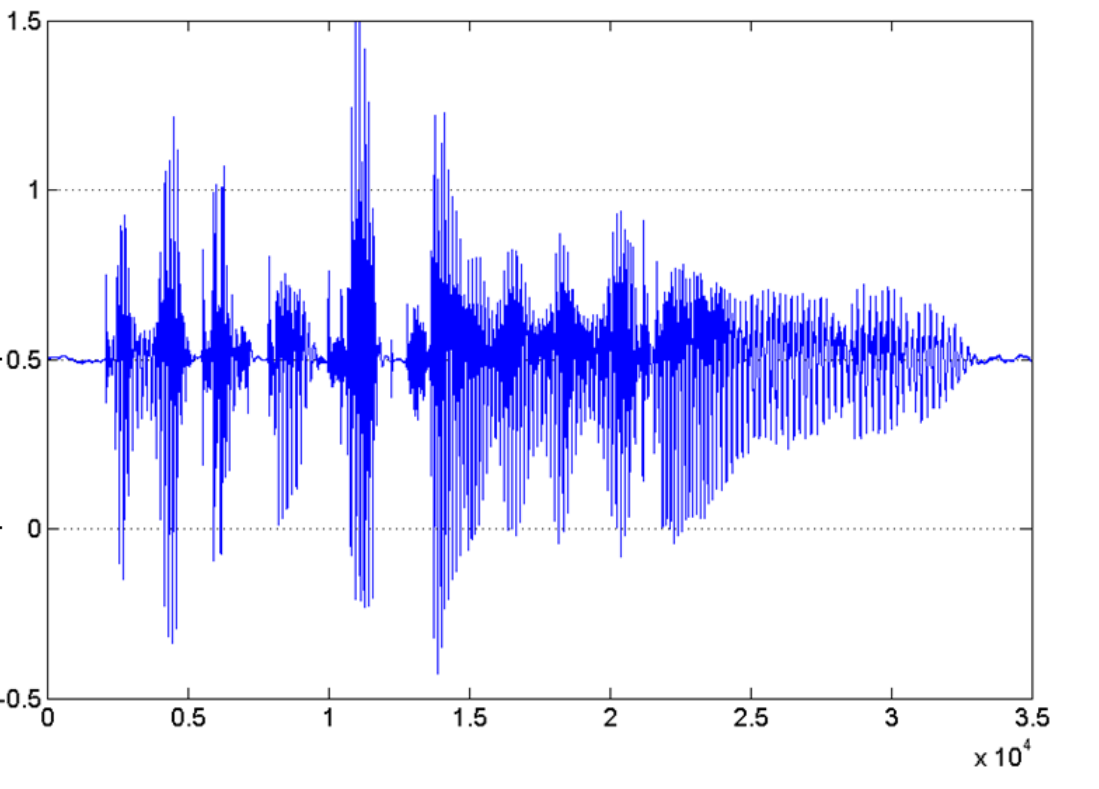
#> input picture img.PNG, 1099 x 789 px, found by its file name
$ jupyter execute --allow-errors Exp-5.ipynb
#> lines starting #> are read from the running program, lines starting #| are printed output that depends on the picture
## Aim:
1. To observe the frequency component of audio file using FFT.
2. To filter the low and high frequency components using LPF and HPF.

[cell 1]
import numpy as np
import matplotlib.pyplot as plt
from scipy import signal

fs = 1000 # sampling frequency

t = np.arange(1000)/fs
signala = np.sin(2*np.pi*100*t) # with frequency of 100
plt.figure(figsize=(14,4))
plt.plot(t,signala)
plt.title('Signal A')
plt.ylabel('Amplitude', color='r')
plt.xlabel('Frequency',color='r')
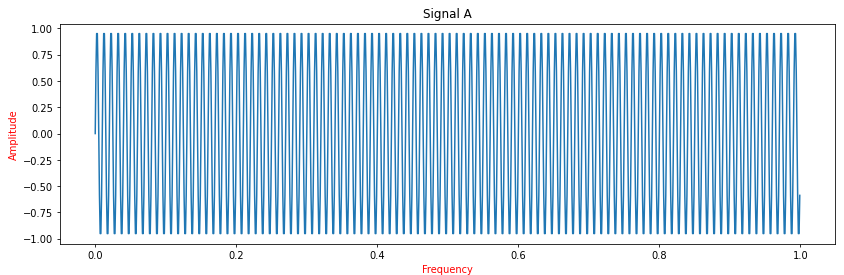
#> figure drawn by matplotlib, 1 panel; curve peaks at x = 0.953, y = 0.951

[cell 2]
f1 = abs(np.fft.fft(signala))
N=len(signala)
k=np.arange(0,N)
F=k*(fs/N)
plt.figure(figsize=(14,4))
plt.stem(F[:500],f1[:500])
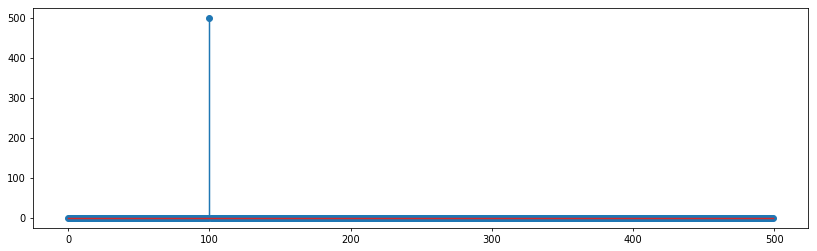
#> figure drawn by matplotlib, 1 panel; curve peaks at x = 100, y = 500

[cell 3]
signalb = np.sin(2*np.pi*20*t) # with frequency of 20
plt.figure(figsize=(14,4))
plt.plot(t,signalb)
plt.title('Signal B')
plt.ylabel('Amplitude', color='r')
plt.xlabel('Frequency',color='r')
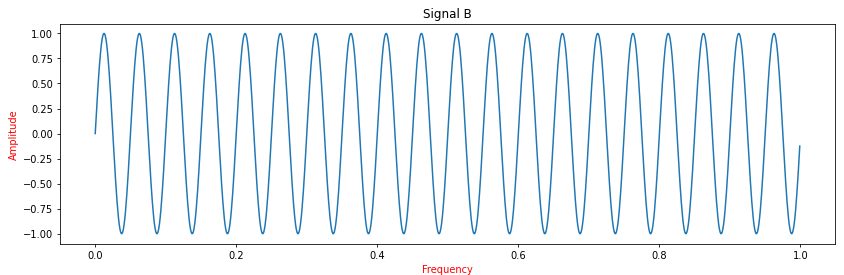
#> figure drawn by matplotlib, 1 panel; curve peaks at x = 0.963, y = 0.998

[cell 4]
f2 = abs(np.fft.fft(signalb))
N=len(signalb)
k=np.arange(0,N)
F=(k*fs)/N
plt.figure(figsize=(14,4))
plt.stem(F[:500],f2[:500])
#> figure, not shown here; curve peaks at x = 20, y = 500

[cell 5]
signalc = signala + signalb
plt.figure(figsize=(14,4))
plt.plot(t[0:500],signalc[0:500])
plt.title('Signal A + Signal B = Signal C')
plt.ylabel('Amplitude', color='r')
plt.xlabel('Frequency',color='r')
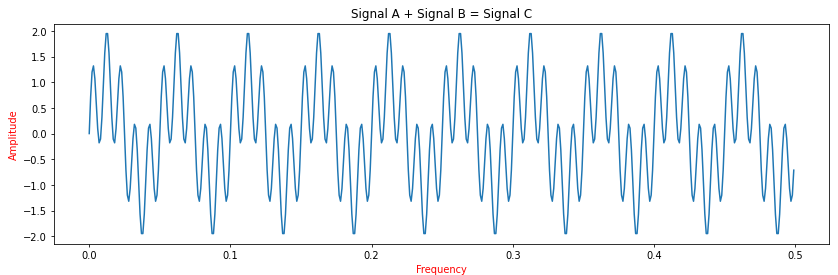
#> figure drawn by matplotlib, 1 panel; curve peaks at x = 0.462, y = 1.95

[cell 6]
f3 = abs(np.fft.fft(signalc))
N=len(signalc)
k=np.arange(0,N)
F=(k*fs)/N
plt.figure(figsize=(14,4))
plt.stem(F[:500],f3[:500])
#> figure, not shown here; curve peaks at x = 20, y = 500

[cell 7]
fc = 30 # cut-off frequency of the filter
w = fc/(fs/2) # Normalize the frequency
b,a = signal.butter(5,w,'low') # 5-> order, w =# Normalized cut-off frequency
print(b, '\n', a)

[cell 8]
output = signal.filtfilt(b,a,signalc)

plt.figure(figsize=(14,4))
plt.plot(t,output)
plt.title('Signal C passed through Low pass filter')
plt.ylabel('Amplitude', color='r')
plt.xlabel('Frequency',color='r')
#> figure, not shown here; curve peaks at x = 0.913, y = 0.984

[cell 9]
f4 = abs(np.fft.fft(output))
N=len(output)
k=np.arange(0,N)
F=(k*fs)/N
plt.figure(figsize=(14,4))
plt.stem(F[:500],f4[:500])
#> figure, not shown here; curve peaks at x = 20, y = 491.1

### 1. To observe the frequency component of audio file using FFT.

[cell 10]
from scipy.io import wavfile
#> (the rest of this cell did not finish here and is left out)

[cell 11]
from IPython.display import Audio
#> (the rest of this cell did not finish here and is left out)

#> (a cell that did not finish here is left out)

[cell 13]
print('Sampling frequency [ Number of samples in 1 sec] : ', fs)

#> (a cell that did not finish here is left out)

#> (a cell that did not finish here is left out)

#> (a cell that did not finish here is left out)

[cell 17]
fc = 1000 # cut-off frequency of the filter
w = fc/(fs/2) # Normalize the frequency
#> (the rest of this cell did not finish here and is left out)

#> (a cell that did not finish here is left out)

#> (a cell that did not finish here is left out)

[cell 20]
from IPython.display import Audio
#> (the rest of this cell did not finish here and is left out)

[cell 21]
import cv2

# Save image in set directory
# Read RGB image
img = cv2.imread('img.png')
#> img is the input picture: shape (789, 1099, 3); mean B, G, R 252.5, 225.8, 225.8

[cell 22]
import matplotlib.image as mpimg
import matplotlib.pyplot as plt

# Read Images
img = mpimg.imread('img.png')
#> img: shape (789, 1099, 4) float32
plt.figure(figsize=(14,4))
# Output Images
plt.imshow(img)

[cell 23]
b=[0.1,-1,1]
w=np.arange(0,np.pi,0.1*np.pi)
from scipy import signal
w, h =signal.freqz(b,1,w)
abs(h)

[cell 24]
import matplotlib.pyplot as plt
plt.plot(w, abs(h))
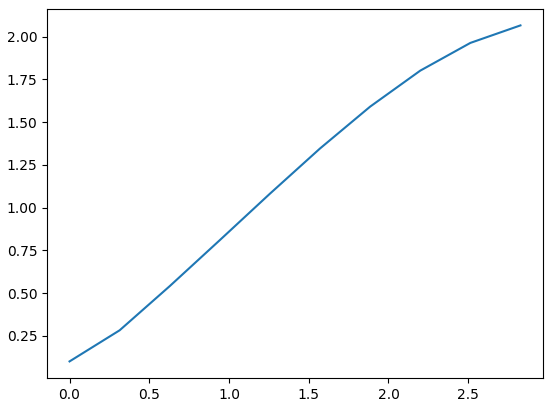
#> figure drawn by matplotlib, 1 panel; curve peaks at x = 2.83, y = 2.06
